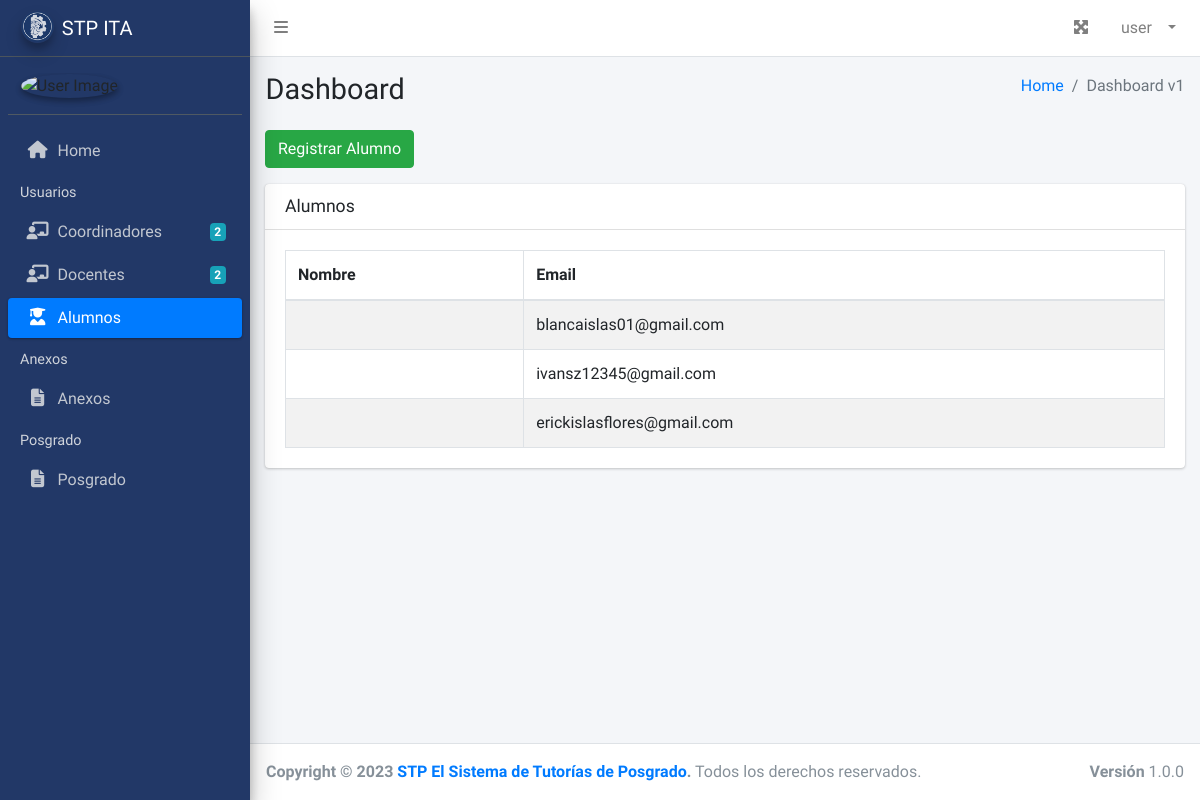
Before: /usuarios/alumnos/ with the older database file.
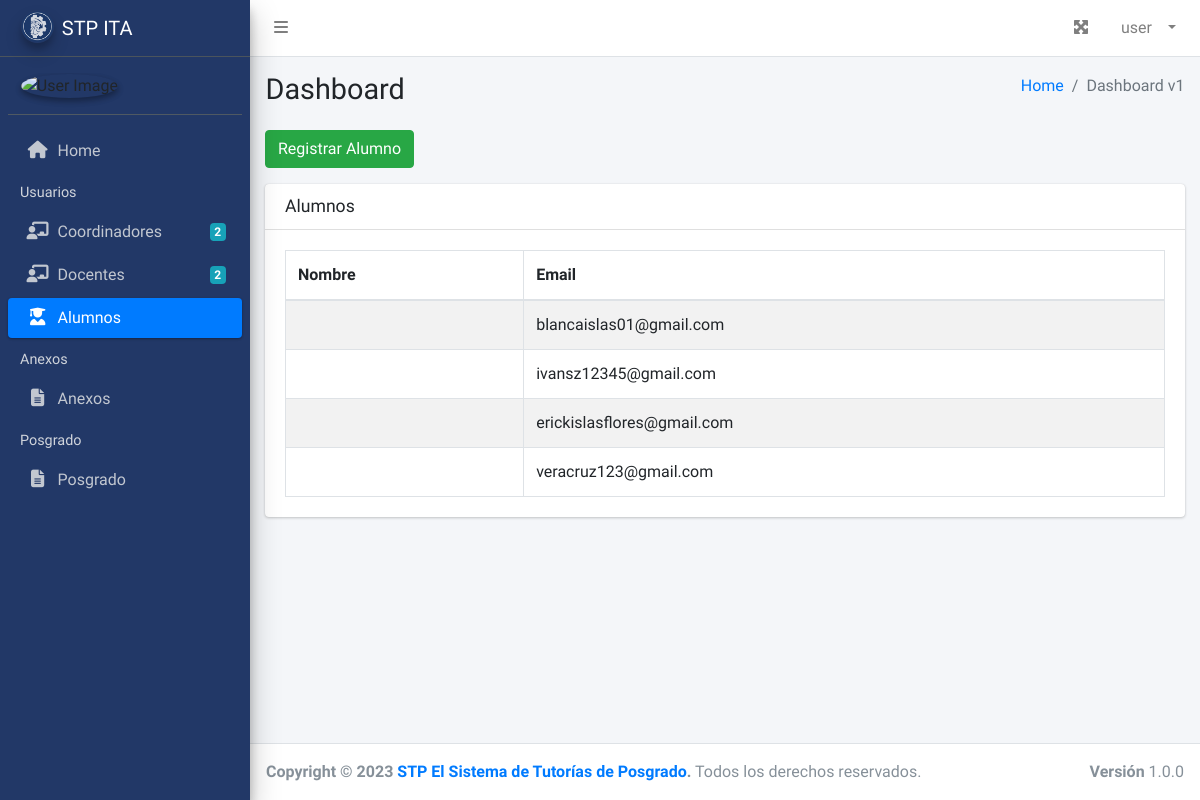
After: the same page with the newer database file.
### usuarios/models.py (models this page shows)
class CustomUser(AbstractUser):
    GENDER_CHOICES = (
        ('M', 'Hombre'),
        ('F', 'Mujer'),
    )
    gender = models.CharField(_('género'), max_length=1, choices=GENDER_CHOICES, blank=True, null=True)
    apellido_materno = models.CharField(_('apellido materno'), max_length=150, blank=True, null=True)
    posgrado = models.ForeignKey(Posgrado, on_delete=models.SET_NULL, null=True, blank=True, verbose_name="Posgrado")

### usuarios/views.py (the view)
# urls.py: path('alumnos/', AlumnosListView.as_view(), name='alumnos-list'),
class AlumnosListView(ListView):
    model = CustomUser
    template_name = 'users/alumnos_list.html'
    context_object_name = 'alumnos'
    def get_queryset(self):
        alumnos_group = Group.objects.get(name='Alumno')
        return CustomUser.objects.filter(groups=alumnos_group)
    def get_context_data(self, **kwargs):
        context = super().get_context_data(**kwargs)
        context['navbar'] = 'alumno'
        return context

### usuarios/context_processors.py (called while the page is built, shortened)
def user_info(request):
    user_info_dict = {}
    return {'user_info': user_info_dict}

def ensure_groups_exist(request):
    group_names = ["Coordinador", "Docente", "Alumno"]
    for name in group_names:
        Group.objects.get_or_create(name=name)
    return {}

def ensure_posgrados_exist(request):
    posgrados_names = [
        "Maestría en Sistemas Computacionales",
        "Maestría en Ingeniería Mecatrónica",
        "Maestría en Ingeniería Administrativa",
        "Doctorado en Ciencias de la Ingeniería"
    ]
    for name in posgrados_names:
        Posgrado.objects.get_or_create(nombre=name)
    return {}

def group_context(request):
    context = {
        'es_coordinador': request.user.groups.filter(name='Coordinador').exists(),
        'es_docente': request.user.groups.filter(name='Docente').exists(),
        'es_alumno': request.user.groups.filter(name='Alumno').exists(),
        'es_superusuario': request.user.is_superuser,  # Verificación para superusuario
    }
    return context

### usuarios/templates/users/alumnos_list.html
{% extends 'base.html' %}
{% block content %}
  <div class="container-fluid">
    <a href="{% url 'register_user' %}" class="btn btn-success">Registrar Alumno</a>
    <div class="card mt-3">
      <div class="card-header">
        <h3 class="card-title">Alumnos</h3>
      </div>
      <div class="card-body">
        <table id="tabla" class="table table-bordered table-striped">
          <thead>
            <tr>
              <th>Nombre</th>
              <th>Email</th>
            </tr>
          </thead>
          <tbody>
            {% for user in alumnos %}
            <tr>
              <td>{{ user.get_full_name }}</td>
              <td>{{ user.email }}</td>
            </tr>
            {% endfor %}
          </tbody>
        </table>
      </div>
    </div>
  </div>
{% endblock %}

Changed rows visible on the page:
added CustomUser: email "veracruz123@gmail.com"
